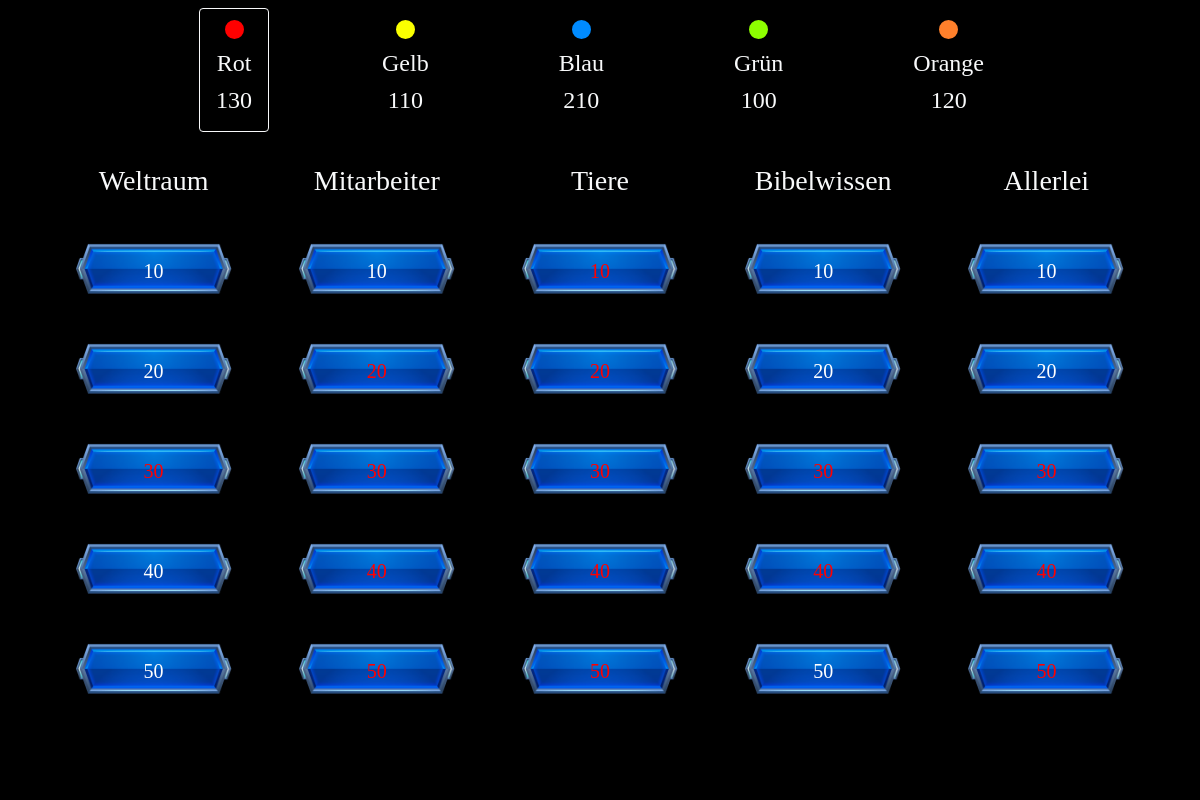
The page / on the database its author committed.
### main_game/models.py (models this page shows, shortened)
class Team(models.Model):
    id = models.AutoField(primary_key=True)
    name = models.CharField('Name', max_length=40, blank=True)
    color = ColorField('Farbe', default='#FF0000', unique=True)
    point_status = models.IntegerField('Punktestand', default=0)
    is_active = models.BooleanField('An der Reihe', default=False)
    update_date = models.DateTimeField('Aenderungsdatum', auto_now=True)

class Topic(models.Model):
    id = models.AutoField(primary_key=True)
    name = models.CharField('Name', max_length=40, blank=True)
    update_date = models.DateTimeField('Aenderungsdatum', auto_now=True)

class Question(models.Model):
    id = models.AutoField(primary_key=True)
    question_points = models.ForeignKey(Point, on_delete=models.CASCADE)
    topic = models.ForeignKey(Topic, on_delete=models.CASCADE)
    question_category = models.CharField('Kategorie', max_length=40, choices=question_categories, default='Frage')
    name = models.CharField('Name', max_length=240, blank=True)
    solution = models.CharField('Loesung', max_length=240, blank=True)
    state = models.BooleanField('Aktiv?', default=True)
    update_date = models.DateTimeField('Aenderungsdatum', auto_now=True)
    class Meta:
        unique_together = ('question_points', 'topic')

class Point(models.Model):
    id = models.AutoField(primary_key=True)
    value = models.IntegerField('Wert', unique=True)
    update_date = models.DateTimeField('Aenderungsdatum', auto_now=True)
    def __str__(self):
        return str(self.value)

### main_game/views.py (the view)
# urls.py: 2. Add a URL to urlpatterns:  path('', views.home, name='home')
def home(request):
    teams = Team.objects.all()
    topics = Topic.objects.all()
    questions = Question.objects.all()
    counter = 10
    row_list = []
    while counter <= 50:
        single_row = []
        for topic in topics:
            found_state = False
            for question in questions:
                if question.topic == topic and question.question_points.value == counter:
                    single_row.append(question)
                    found_state = True
            if not found_state:
                single_row.append("no entry")
        row_list.append(single_row)
        counter += 10
    dates = {'teams': teams,
             'topics': topics,
             'questions': questions,
             'row_list': row_list}
    return render(request, 'sites/home.html', dates)

### main_game/templates/sites/home.html (shortened to what this page needs)
{% extends 'base.html' %}
{% block main %}
<div class="table-responsive-lg">
    <table class="table table-borderless text-light align-middle text-center">
        <thead>
        <tr>
            {% for topic in topics %}
            <th><h3 class="m-3">{{ topic.name }}</h3></th>
            {% endfor %}
        </tr>
        </thead>
        <tbody>
        {% load static %}
        {% for single_row_list in row_list %}
        <tr>
            {% for entry in single_row_list %}
            {% if entry.id %}
            {% if entry.state %}
            <td>
                <a class="jungle-button" href="{% url 'question_by_id' entry.id %}"
                   style="background:url('{% static 'base/images/space_banner.png' %}'); background-position: bottom; background-size:200px; background-repeat: no-repeat; text-align: center;">
                    {{ entry.question_points }}</a>
            </td>
            {% else %}
            <td>
                <a class="jungle-button-disabled" href=""
                   style="background:url('{% static 'base/images/space_banner.png' %}'); background-position: bottom; background-size:200px; background-repeat: no-repeat; text-align: center;"
                   disabled="true">
                    {{ entry.question_points }}</a>
            </td>
            {% endif %}
            {% else %}
            <td>
                <button type="button" class="btn btn-secondary btn-lg px-5 m-3" disabled>keine Frage</button>
            </td>
            {% endif %}
            {% endfor %}
        </tr>
        {% endfor %}
        </tbody>
    </table>
</div>
{% endblock %}

### main_game/templates/top-bar.html
<nav class="navbar navbar-expand-lg navbar-dark d-none d-lg-block" style="z-index: 2000;">
    <div class="container-fluid">
        <div class="collapse navbar-collapse">
            <ul class="nav navbar-nav mx-auto">
                {% for team in teams %}
                <li class="nav-item active">
                    {% if team.is_active %}
                    <div class="card bg-transparent text-center border-light px-2 mx-5">
                        <div class="car-body">
                            <a class="nav-link">
                                <span class="dot" style="background-color: {{ team.color }};"></span>
                                <h4 class="text-light">{{ team.name }}</h4>
                                <h4 class="text-light">{{ team.point_status }}</h4>
                            </a>
                        </div>
                    </div>
                    {% else %}
                    <div class="card bg-transparent text-center px-2 mx-5">
                        <div class="car-body">
                            <a class="nav-link">
                                <span class="dot" style="background-color: {{ team.color }};"></span>
                                <h4 class="text-light">{{ team.name }}</h4>
                                <h4 class="text-light">{{ team.point_status }}</h4>
                            </a>
                        </div>
                    </div>
                    {% endif %}
                </li>
                {% endfor %}
            </ul>
        </div>
    </div>
</nav>

### static/base/css/styles.css (style rules this page uses)
body { font-family: "Nasalization RG"; user-select: None; }
td { height: 100px; }
.dot { height: 25px; width: 25px; background-color: #bbb; border-style: solid; border-color: black; border-radius: 50%; display: inline-block; }
.jungle-button { color: white; text-align: center; text-decoration: none; font-size: 20px; padding: 25px 75px; background-position: top; background-size: 200px; background-repeat: no-repeat; }
.jungle-button-disabled { color: red; text-align: center; text-decoration: none; font-size: 20px; padding: 25px 75px; background-position: top; background-size: 200px; background-repeat: no-repeat; pointer-events: none; user-select: None; }

### rows shown on the page
Team: name "Rot", point_status "130"
Team: name "Gelb", point_status "110"
Team: name "Blau", point_status "210"
Team: name "Grün", point_status "100"
Team: name "Orange", point_status "120"
Topic: name "Weltraum"
Topic: name "Mitarbeiter"
Topic: name "Tiere"
Topic: name "Bibelwissen"
Topic: name "Allerlei"
Question: question_points "10"
Question: question_points "10"
Question: question_points "10"
Question: question_points "10"
Question: question_points "10"
Question: question_points "20"
Question: question_points "20"
Question: question_points "20"
Question: question_points "20"
Question: question_points "20"
Question: question_points "30"
Question: question_points "30"
Question: question_points "30"
Question: question_points "30"
Question: question_points "30"
Question: question_points "40"
Question: question_points "40"
Question: question_points "40"
Question: question_points "40"
Question: question_points "40"
Question: question_points "50"
Question: question_points "50"
Question: question_points "50"
Question: question_points "50"
Question: question_points "50"
